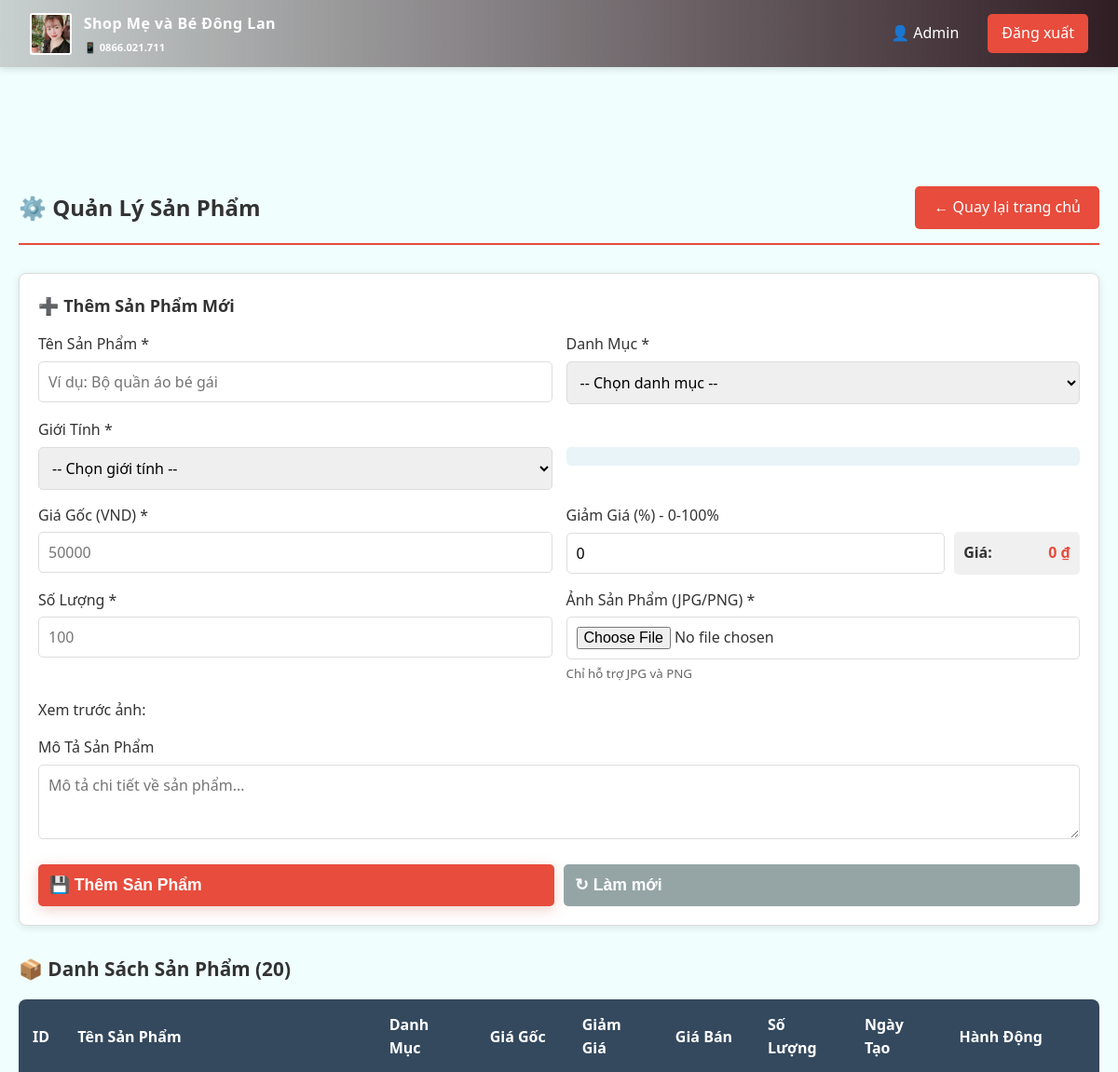
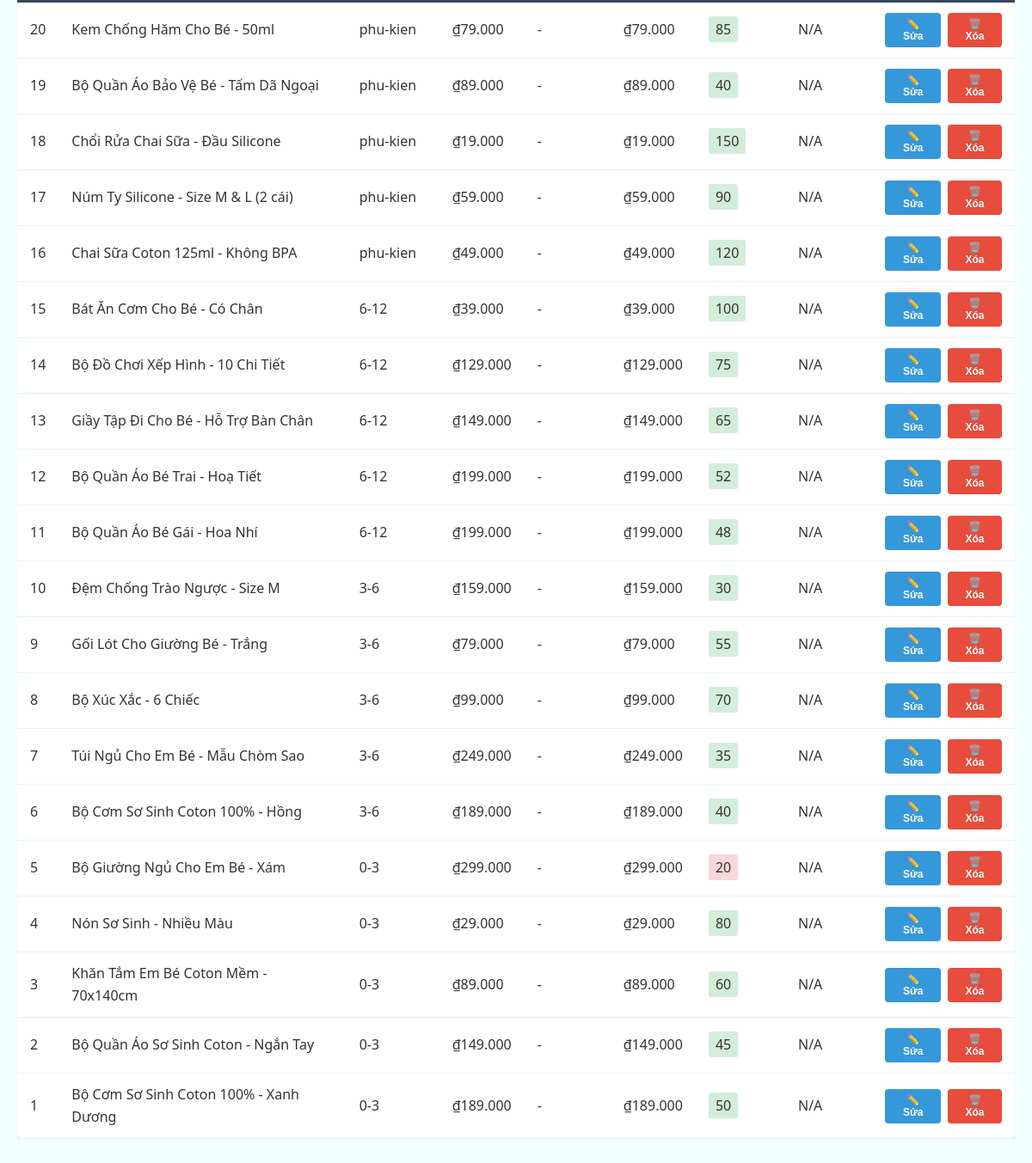
Screenshot of /quan-ly-san-pham.php (signed in) with the database file from the repository (2 pictures, top to bottom).
### tables this page shows
CREATE TABLE `products` (
  `id` INT(11) NOT NULL AUTO_INCREMENT PRIMARY KEY,
  `name` VARCHAR(255) NOT NULL,
  `description` LONGTEXT,
  `price` DECIMAL(10, 2) NOT NULL,
  `discount_percent` DECIMAL(5, 2) DEFAULT 0,
  `image` VARCHAR(255),
  `category` VARCHAR(100),
  `gender` VARCHAR(50) DEFAULT 'unisex',
  `stock` INT(11) DEFAULT 0,
  `created_at` TIMESTAMP DEFAULT CURRENT_TIMESTAMP,
  `updated_at` TIMESTAMP DEFAULT CURRENT_TIMESTAMP ON UPDATE CURRENT_TIMESTAMP,
  INDEX `idx_category` (`category`),
  INDEX `idx_gender` (`gender`),
  INDEX `idx_name` (`name`)
);

### quan-ly-san-pham.php (the view, shortened to what this page needs)
<?php
require_once 'config.php';
$products = [];
$sql = "SELECT id, name, price, category, stock FROM products ORDER BY id DESC LIMIT 100";
$result = $conn->query($sql);
if ($result) {
    $products = $result->fetch_all(MYSQLI_ASSOC);
}
?>
<!DOCTYPE html>
<html lang="vi">
<head>
    <link rel="stylesheet" href="css-kieu-dang/kieu-dang.css">
    <link rel="stylesheet" href="css-kieu-dang/mobile.css" media="(max-width: 768px)">
</head>
<body>
    <div class="top-header">
        <div class="header-container">
            <div class="header-left">
                <a href="trang-chu.php" class="header-logo">
                    <img src="hinh-anh/logo.png" alt="Logo" class="header-logo-img">
                </a>
                <div class="logo-text">
                    <div class="logo-brand">Shop Mẹ và Bé Đông Lan</div>
                    <div class="logo-phone">📱 0866.021.711</div>
                </div>
            </div>
            <div class="header-right">
                <span style="color: white; margin-right: 15px;">👤 <?php echo htmlspecialchars($_SESSION['user_name'] ?? 'Admin'); ?></span>
                <a href="tai-khoan.php?logout=1" style="background: #E74C3C; color: white; padding: 8px 15px; border-radius: 5px; text-decoration: none;">Đăng xuất</a>
            </div>
        </div>
    </div>
    <div class="admin-container">
        <div class="admin-header">
            <h1>⚙️ Quản Lý Sản Phẩm</h1>
            <a href="trang-chu.php">← Quay lại trang chủ</a>
        </div>
        <div class="product-form">
            <h2>➕ Thêm Sản Phẩm Mới</h2>
            <form id="productForm" method="POST" enctype="multipart/form-data">
                <div class="form-row">
                    <div class="form-group">
                        <label for="name">Tên Sản Phẩm *</label>
                        <input type="text" id="name" name="name" required placeholder="Ví dụ: Bộ quần áo bé gái">
                    </div>
                    <div class="form-group">
                        <label for="category">Danh Mục *</label>
                        <select id="category" name="category" required>
                            <option value="">-- Chọn danh mục --</option>
                        </select>
                    </div>
                </div>
                <div class="form-row">
                    <div class="form-group">
                        <label for="gender">Giới Tính *</label>
                        <select id="gender" name="gender" required>
                            <option value="">-- Chọn giới tính --</option>
                        </select>
                    </div>
                    <div class="form-group">
                        <label>&nbsp;</label>
                        <div style="padding: 10px; background: #e8f4f8; border-radius: 5px; text-align: center; font-size: 0.9rem; color: #333;">
                        </div>
                    </div>
                </div>
                <div class="form-row">
                    <div class="form-group">
                        <label for="price">Giá Gốc (VND) *</label>
                        <input type="number" id="price" name="price" required min="1000" placeholder="50000">
                    </div>
                    <div class="form-group">
                        <label for="discount_percent">Giảm Giá (%) - 0-100%</label>
                        <div style="display: flex; gap: 10px; align-items: center;">
                            <input type="number" id="discount_percent" name="discount_percent" min="0" max="100" value="0" placeholder="0-100" step="0.5" style="flex: 1;">
                            <div style="padding: 10px; background: #f0f0f0; border-radius: 5px; font-weight: bold; min-width: 120px; text-align: right;">
                                Giá: <span id="discounted-price" style="color: #E74C3C; display: inline-block; min-width: 80px;">0 ₫</span>
                            </div>
                        </div>
                    </div>
                </div>
                <div class="form-row">
                    <div class="form-group">
                        <label for="stock">Số Lượng *</label>
                        <input type="number" id="stock" name="stock" required min="0" placeholder="100">
                    </div>
                    <div class="form-group">
                        <label for="image">Ảnh Sản Phẩm (JPG/PNG) *</label>
                        <input type="file" id="image" name="image" required accept=".jpg,.jpeg,.png" onchange="previewImage(this)">
                        <small style="color: #666; display: block; margin-top: 5px;">Chỉ hỗ trợ JPG và PNG</small>
                    </div>
                </div>
                <div class="form-group">
                    <label>Xem trước ảnh:</label>
                </div>
                <div class="form-group">
                    <label for="description">Mô Tả Sản Phẩm</label>
                    <textarea id="description" name="description" placeholder="Mô tả chi tiết về sản phẩm..."></textarea>
                </div>
                <div class="btn-group">
                    <button type="submit" class="btn btn-primary">💾 Thêm Sản Phẩm</button>
                    <button type="reset" class="btn btn-secondary" onclick="resetForm()">↻ Làm mới</button>
                </div>
            </form>
        </div>
        <h2 style="margin-top: 30px; margin-bottom: 15px; color: #333;">📦 Danh Sách Sản Phẩm (<?php echo count($products); ?>)</h2>
        <div style="overflow-x: auto;">
            <table class="products-table">
                <thead>
                    <tr>
                        <th>ID</th>
                        <th>Tên Sản Phẩm</th>
                        <th>Danh Mục</th>
                        <th>Giá Gốc</th>
                        <th>Giảm Giá</th>
                        <th>Giá Bán</th>
                        <th>Số Lượng</th>
                        <th>Ngày Tạo</th>
                        <th>Hành Động</th>
                    </tr>
                </thead>
                <tbody>
                    <?php foreach ($products as $product):
                        $discount_percent = isset($product['discount_percent']) ? $product['discount_percent'] : 0;
                        $discount_amount = $product['price'] * ($discount_percent / 100);
                        $final_price = $product['price'] - $discount_amount;
                    ?>
                        <tr>
                            <td><?php echo $product['id']; ?></td>
                            <td><?php echo htmlspecialchars($product['name']); ?></td>
                            <td><?php echo htmlspecialchars($product['category']); ?></td>
                            <td>₫<?php echo number_format($product['price'], 0, ',', '.'); ?></td>
                            <td><?php echo $discount_percent > 0 ? '<span style="color: #E74C3C; font-weight: bold;">' . number_format($discount_percent, 2) . '%</span>' : '-'; ?></td>
                            <td style="<?php echo $discount_percent > 0 ? 'color: #27ae60; font-weight: bold;' : ''; ?>">₫<?php echo number_format($final_price, 0, ',', '.'); ?></td>
                            <td>
                                <span style="background: <?php echo $product['stock'] > 20 ? '#d4edda' : '#f8d7da'; ?>; padding: 4px 8px; border-radius: 3px;">
                                    <?php echo $product['stock']; ?>
                                </span>
                            </td>
                            <td><?php echo isset($product['created_at']) ? date('d/m/Y H:i', strtotime($product['created_at'])) : 'N/A'; ?></td>
                            <td>
                                <div class="action-btns">
                                    <button class="btn-edit" onclick="editProduct(<?php echo $product['id']; ?>)">✏️ Sửa</button>
                                    <button class="btn-delete" onclick="deleteProduct(<?php echo $product['id']; ?>)">🗑️ Xóa</button>
                                </div>
                            </td>
                        </tr>
                    <?php endforeach; ?>
                </tbody>
            </table>
        </div>
    </div>
</body>
</html>

### css-kieu-dang/kieu-dang.css (style rules this page uses)
* { margin: 0; padding: 0; box-sizing: border-box; }
body { font-family: 'Segoe UI', Tahoma, Geneva, Verdana, sans-serif; background-color: #F0FFFE; color: #333; line-height: 1.6; padding-top: 80px; }
.top-header { background: linear-gradient(90deg, #4734353b 0%, #301d23 100%); color: white; padding: 0.8rem 2rem; position: fixed; top: 0; width: 100%; z-index: 101; box-shadow: 0 2px 8px rgba(0,0,0,0.15); transition: transform 0.3s ease-in-out; }
.header-container { max-width: 1400px; margin: 0 auto; display: flex; justify-content: space-between; align-items: center; gap: 1.2rem; }
.header-left { display: flex; align-items: center; flex-shrink: 0; gap: 0.8rem; }
.header-logo { text-decoration: none; display: flex; align-items: center; justify-content: center; }
.header-logo-img { width: 45px; height: 45px; border-radius: 3px; background: white; padding: 2px; }
.logo-text { display: flex; flex-direction: column; gap: 0.2rem; color: white; }
.logo-brand { font-size: 1rem; font-weight: bold; letter-spacing: 0.5px; }
.logo-phone { font-size: 0.7rem; font-weight: 600; opacity: 0.95; }
.header-right { display: flex; align-items: center; gap: 1rem; flex-shrink: 0; }
@media (max-width: 1200px) { .header-container { gap: 0.8rem; } }
h1 { font-size: 1.5rem; }
h2 { font-size: 1.3rem; }
.form-group { margin-bottom: 1.5rem; }
.form-group label { display: block; margin-bottom: 0.5rem; font-weight: bold; }
.form-group input, .form-group textarea, .form-group select { width: 100%; padding: 0.8rem; border: 1px solid #ddd; border-radius: 5px; font-family: inherit; font-size: 1rem; }
.form-group textarea { resize: vertical; min-height: 80px; }
.btn { display: inline-flex; align-items: center; gap: 0.6rem; padding: 1rem 2rem; border: none; border-radius: 8px; cursor: pointer; text-decoration: none; font-size: 1.1rem; font-weight: 600; transition: all 0.3s ease; }
.btn-primary { background-color: #D4705D; color: #fff; box-shadow: 0 4px 15px rgba(212, 112, 93, 0.3); }

### css-kieu-dang/mobile.css (style rules this page uses)
* { margin: 0; padding: 0; box-sizing: border-box; }
body { font-family: 'Segoe UI', Tahoma, Geneva, Verdana, sans-serif; background-color: #F0FFFE; color: #333; line-height: 1.6; padding-top: 65px; font-size: 14px; }
.top-header { background: linear-gradient(90deg, #4734353b 0%, #301d23 100%); color: white; padding: 0.4rem 0.5rem; position: fixed; top: 0; width: 100%; z-index: 50; box-shadow: 0 2px 4px rgba(0,0,0,0.2); }
.header-container { max-width: 100%; margin: 0 auto; display: flex; justify-content: space-between; align-items: flex-start; gap: 0.3rem; flex-wrap: wrap; }
.header-left { display: flex; align-items: center; gap: 0.3rem; flex: 1; order: 1; }
.header-logo { text-decoration: none; display: flex; }
.header-logo-img { width: 32px; height: 32px; border-radius: 3px; background: white; padding: 1px; }
.logo-text { display: flex; flex-direction: column; font-size: 0.65rem; line-height: 1.2; color: white; }
.header-right { display: flex; align-items: center; gap: 0.4rem; flex: 0 0 auto; order: 2; }
.btn { display: inline-flex; align-items: center; gap: 0.4rem; padding: 0.6rem 1rem; border: none; border-radius: 6px; cursor: pointer; text-decoration: none; font-size: 0.85rem; font-weight: 600; transition: all 0.3s; }
.btn-primary { background-color: #D4705D; color: #fff; }
.form-group { margin-bottom: 1rem; }
.form-group label { display: block; margin-bottom: 0.4rem; font-weight: bold; font-size: 0.9rem; }
.form-group input, .form-group textarea, .form-group select { width: 100%; padding: 0.6rem; border: 1px solid #ddd; border-radius: 4px; font-family: inherit; font-size: 16px; }
h1 { font-size: 1.3rem; }
h2 { font-size: 1.1rem; }

### rows the page displays
products: id "20", name "Kem Chống Hăm Cho Bé - 50ml", category "phu-kien", price "79.000", stock "85"
products: id "19", name "Bộ Quần Áo Bảo Vệ Bé - Tấm Dã Ngoại", category "phu-kien", price "89.000", stock "40"
products: id "18", name "Chổi Rửa Chai Sữa - Đầu Silicone", category "phu-kien", price "19.000", stock "150"
products: id "17", name "Núm Ty Silicone - Size M & L (2 cái)", category "phu-kien", price "59.000", stock "90"
products: id "16", name "Chai Sữa Coton 125ml - Không BPA", category "phu-kien", price "49.000", stock "120"
products: id "15", name "Bát Ăn Cơm Cho Bé - Có Chân", category "6-12", price "39.000", stock "100"
products: id "14", name "Bộ Đồ Chơi Xếp Hình - 10 Chi Tiết", category "6-12", price "129.000", stock "75"
products: id "13", name "Giầy Tập Đi Cho Bé - Hỗ Trợ Bàn Chân", category "6-12", price "149.000", stock "65"
products: id "12", name "Bộ Quần Áo Bé Trai - Hoạ Tiết", category "6-12", price "199.000", stock "52"
products: id "11", name "Bộ Quần Áo Bé Gái - Hoa Nhí", category "6-12", price "199.000", stock "48"
products: id "10", name "Đệm Chống Trào Ngược - Size M", category "3-6", price "159.000", stock "30"
products: id "9", name "Gối Lót Cho Giường Bé - Trắng", category "3-6", price "79.000", stock "55"
products: id "8", name "Bộ Xúc Xắc - 6 Chiếc", category "3-6", price "99.000", stock "70"
products: id "7", name "Túi Ngủ Cho Em Bé - Mẫu Chòm Sao", category "3-6", price "249.000", stock "35"
products: id "6", name "Bộ Cơm Sơ Sinh Coton 100% - Hồng", category "3-6", price "189.000", stock "40"
products: id "5", name "Bộ Giường Ngủ Cho Em Bé - Xám", category "0-3", price "299.000", stock "20"
products: id "4", name "Nón Sơ Sinh - Nhiều Màu", category "0-3", price "29.000", stock "80"
products: id "3", name "Khăn Tắm Em Bé Coton Mềm - 70x140cm", category "0-3", price "89.000", stock "60"
products: id "2", name "Bộ Quần Áo Sơ Sinh Coton - Ngắn Tay", category "0-3", price "149.000", stock "45"
products: id "1", name "Bộ Cơm Sơ Sinh Coton 100% - Xanh Dương", category "0-3", price "189.000", stock "50"

### other values shown
$_SESSION['user_name'] "Admin"
count($products) "20"
